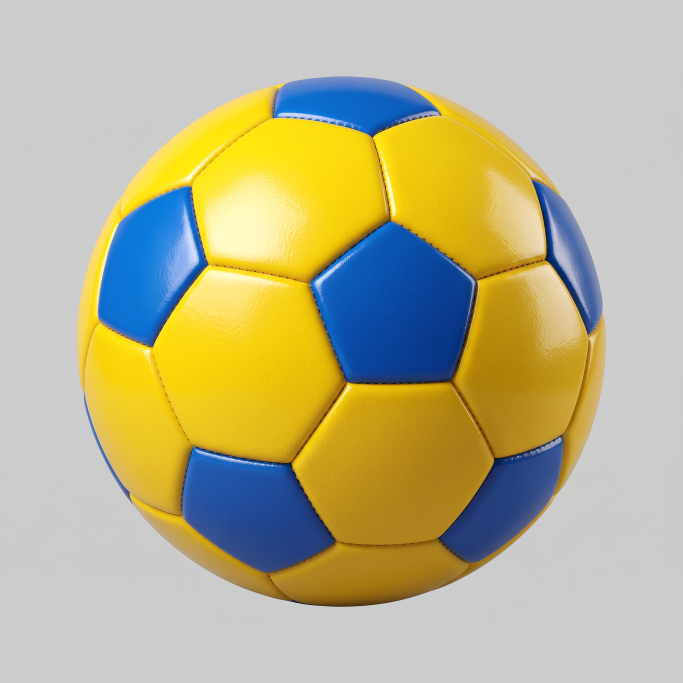
#> input picture reference/masters/soccer-ball/ball-clean.png, 2048 x 2048 px, found by its file name (shown at 1/3 size)
$ python prepare_assets.py
#> lines starting #> are read from the running program, lines starting #| are printed output that depends on the picture
"""Prepare runtime assets for the Soccer Ball benchmark from Nano Banana 2 masters and
Higgsfield Background Remover cutouts.

Inputs:  reference/masters/soccer-ball/*.png  (generated, untouched)
         reference/cutouts/soccer-ball/*.png  (Background Remover output, untouched)
Outputs: public/assets/soccer-ball/*.webp, public/assets/ui/*.webp
         src/content/generated/assetMeta.js   (sizes, working points, nine-slice margins)
         reference/review/soccer-ball/*.png   (alpha review on light / dark / game backgrounds)

Only crop / registration / resize / compositing of already generated images happens here.
No background removal, no chroma key, no redrawing. Requires: Pillow, NumPy, SciPy.
Run: python scripts/prepare_assets.py
"""
import json
import os
from pathlib import Path

import numpy as np
from PIL import Image, ImageDraw, ImageFilter
from scipy import ndimage

ROOT = Path(__file__).resolve().parent.parent
MASTERS = ROOT / 'reference/masters/soccer-ball'
CUTOUTS = ROOT / 'reference/cutouts/soccer-ball'
OUT_LEVEL = ROOT / 'public/assets/soccer-ball'
OUT_UI = ROOT / 'public/assets/ui'
REVIEW = ROOT / 'reference/review/soccer-ball'
META_JS = ROOT / 'src/content/generated/assetMeta.js'

OBJ = 1024  # object canvas
OBJ_R = 440  # ball radius on the canvas

for d in (OUT_LEVEL, OUT_UI, REVIEW, META_JS.parent):
    d.mkdir(parents=True, exist_ok=True)

meta = {'object': {'canvasSize': OBJ, 'radius': OBJ_R}, 'tools': {}, 'ui': {}, 'fx': {}, 'files': {}}


def save_webp(img, path, quality=90):
    img.save(path, 'WEBP', quality=quality, alpha_quality=100, method=6)
    meta['files'][str(path.relative_to(ROOT / 'public')).replace('\\', '/')] = list(img.size)


def alpha_bbox(img, thr=16):
    a = np.array(img.split()[-1])
    ys, xs = np.where(a > thr)
    return xs.min(), ys.min(), xs.max() + 1, ys.max() + 1


# [6 lines left out: function crop_padded, not called in this run]


def fit(img, max_side):
    s = max_side / max(img.size)
    return img.resize((max(1, round(img.width * s)), max(1, round(img.height * s))), Image.LANCZOS)


# ---- review previews -------------------------------------------------------------------
_game_bg = None


# [14 lines left out: function review, not called in this run]


def alpha_stats(img):
    a = np.array(img.split()[-1])
    return {'transparent': round(float((a < 8).mean()), 3), 'opaque': round(float((a > 247).mean()), 3)}


# ---- ball states: register to one canvas -------------------------------------------------
def ball_fit(img):
    x0, y0, x1, y1 = alpha_bbox(img, 128)
    return (x0 + x1) / 2, (y0 + y1) / 2, ((x1 - x0) + (y1 - y0)) / 4


clean_src = Image.open(CUTOUTS / 'ball-clean.png').convert('RGBA')
ccx, ccy, cr = ball_fit(clean_src)
#> in alpha_bbox, `a = np.array(img.split()[-1])`: a: shape (2048, 2048); every value is 255
#> in ball_fit, `x0, y0, x1, y1 = alpha_bbox(img, 128)`: x0 = 0; x1 = 2048
#> ccx = 1024; ccy = 1024; cr = 1024
registered = {}
for state in ['clean', 'wet', 'stained', 'dusty', 'mudcrust']:
    src = Image.open(CUTOUTS / f'ball-{state}.png').convert('RGBA')
    cx, cy, r = ball_fit(src)
#> cx = 1024; cy = 1024; r = 1024
    # Same scale for the crust as for the clean ball (its volume may extend beyond the ball).
    s = OBJ_R / (cr if state == 'mudcrust' else r)
#> s = 0.43
    scaled = src.resize((round(src.width * s), round(src.height * s)), Image.LANCZOS)
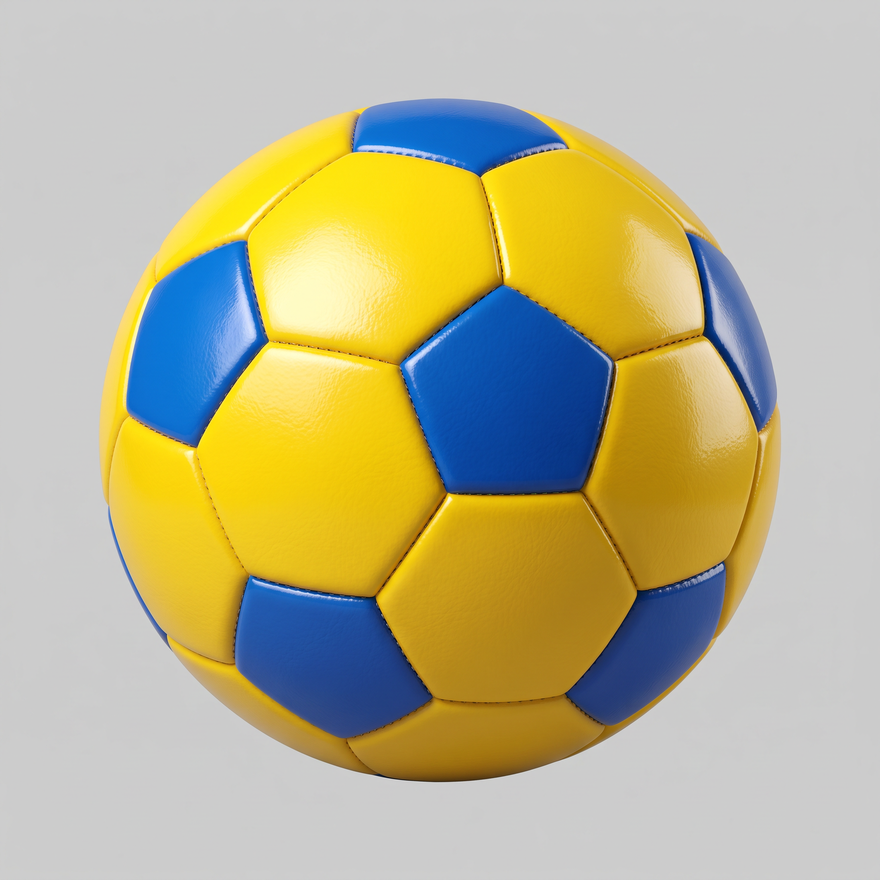
#> scaled: PIL image 880x880 RGBA; mean R, G, B, A 186, 180.6, 144.4, 255
    canvas = Image.new('RGBA', (OBJ, OBJ), (0, 0, 0, 0))
#> canvas: PIL image 1024x1024 RGBA; every value is 0
    canvas.paste(scaled, (round(OBJ / 2 - cx * s), round(OBJ / 2 - cy * s)), scaled)
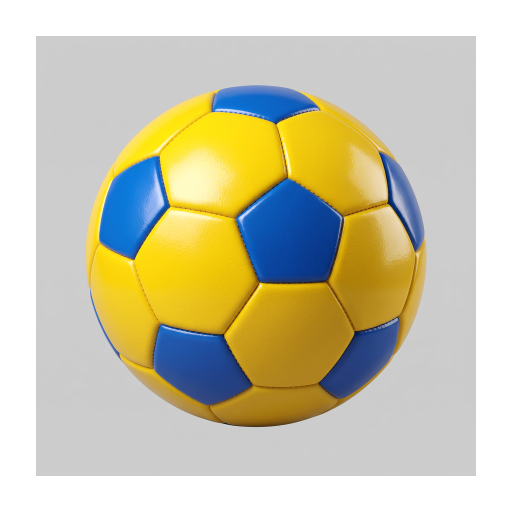
#> canvas: PIL image 1024x1024 RGBA (shown at 1/2 size); mean R, G, B, A 137.4, 133.4, 106.6, 188.3; transparent parts drawn white
#> (the run stopped early here; a loop or call above may not have finished)
